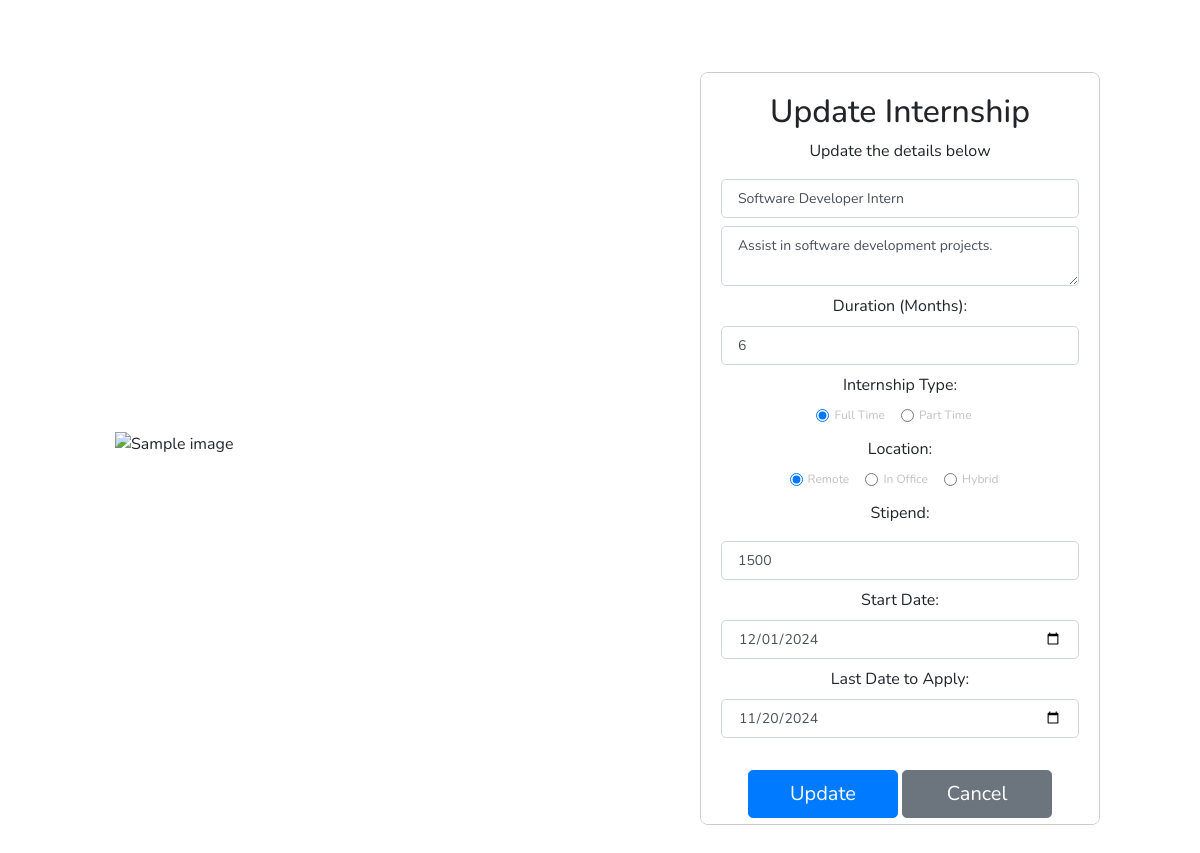
Screenshot of /update_internship/I-001/ (signed in) with the database file from the repository.
### home/models.py (models this page shows, shortened)
class Internship(models.Model):
    internship_id = models.CharField(max_length=25, primary_key=True)
    internship_role = models.CharField(max_length=50, default="Software Intern")
    description = models.TextField(default="Description not provided")
    internship_type = models.CharField(
        max_length=20,
        choices=[('part_time', 'Part Time'), ('full_time', 'Full Time')],
        default='full_time',
    )
    location = models.CharField(
        max_length=20,
        choices=[('remote', 'Remote'), ('in_office', 'In Office'), ('hybrid', 'Hybrid')],
        default='remote',
    )
    stipend = models.PositiveIntegerField(default=0)
    start_date = models.DateField(default=date(2024, 1, 1))
    duration_months = models.PositiveIntegerField(default=3)
    last_date_to_apply = models.DateField(default=date(2024, 12, 31))
    posted_date = models.DateTimeField(auto_now_add=True)
    company = models.ForeignKey(
        Company, on_delete=models.CASCADE, related_name="internships", null=True, blank=True
    )
    created_by = models.ForeignKey(
        Admin, on_delete=models.SET_NULL, null=True, blank=True, related_name="created_internships"
    )

### home/views.py (the view, shortened to what this page needs)
# urls.py: path('update_internship/<str:internship_id>/', views.update_internship, name='update_internship'),
@login_required
def update_internship(request, internship_id):
    internship = get_object_or_404(Internship, internship_id=internship_id)
    return render(request, 'update_internship.html', {'internship': internship})

### home/templates/update_internship.html (shortened to what this page needs)
{% load static %}
<html>
<link rel="stylesheet" href="https://stackpath.bootstrapcdn.com/bootstrap/4.3.1/css/bootstrap.min.css">
<body>
  <section class="vh-100">
    <div class="container-fluid h-custom">
        <div class="row d-flex justify-content-center align-items-center h-100">
            <div class="col-md-9 col-lg-6 col-xl-5">
                <img src="https://mdbcdn.b-cdn.net/img/Photos/new-templates/bootstrap-login-form/draw2.webp"
                     class="img-fluid" alt="Sample image">
            </div>
            <div style="margin-top:10px;" class="col-md-8 col-lg-6 col-xl-4 offset-xl-1 form-container">
                <form method="post" action="{% url 'update_internship' internship.internship_id %}">
                    <div class="text-center">
                        <h2>Update Internship</h2>
                        <p>Update the details below</p>
                        <input style="margin-top:10px" type="text" class="form-control form-control-lg" placeholder="Enter Internship Role" name="internship_role" value="{{ internship.internship_role }}" required />
                        <textarea style="margin-top:8px" class="form-control form-control-lg" placeholder="Enter Description" name="description" required>{{ internship.description }}</textarea>
                        <label for="duration_months" style="margin-top:8px;">Duration (Months):</label>
                        <input type="number" class="form-control form-control-lg" name="duration_months" value="{{ internship.duration_months }}" required />
                        <div style="margin-top:8px">
                            <label>Internship Type:</label><br>
                            <div class="form-check form-check-inline">
                                <input class="form-check-input" type="radio" name="internship_type" id="full_time" value="full_time" {% if internship.internship_type == 'full_time' %}checked{% endif %} required />
                                <label class="form-check-label" for="full_time">Full Time</label>
                            </div>
                            <div class="form-check form-check-inline">
                                <input class="form-check-input" type="radio" name="internship_type" id="part_time" value="part_time" {% if internship.internship_type == 'part_time' %}checked{% endif %} required />
                                <label class="form-check-label" for="part_time">Part Time</label>
                            </div>
                        </div>
                        <div style="margin-top:8px">
                            <label>Location:</label><br>
                            <div class="form-check form-check-inline">
                                <input class="form-check-input" type="radio" name="location" id="remote" value="remote" {% if internship.location == 'remote' %}checked{% endif %} required />
                                <label class="form-check-label" for="remote">Remote</label>
                            </div>
                            <div class="form-check form-check-inline">
                                <input class="form-check-input" type="radio" name="location" id="in_office" value="in_office" {% if internship.location == 'in_office' %}checked{% endif %} required />
                                <label class="form-check-label" for="in_office">In Office</label>
                            </div>
                            <div class="form-check form-check-inline">
                                <input class="form-check-input" type="radio" name="location" id="hybrid" value="hybrid" {% if internship.location == 'hybrid' %}checked{% endif %} required />
                                <label class="form-check-label" for="hybrid">Hybrid</label>
                            </div>
                        </div>
                        <label for="stipend" style="margin-top:8px;">Stipend:</label>
                        <input style="margin-top:8px" type="number" class="form-control form-control-lg" placeholder="Enter Stipend" name="stipend" value="{{ internship.stipend }}" required />
                        <label for="start_date" style="margin-top:8px;">Start Date:</label>
                        <input type="date" class="form-control form-control-lg" name="start_date" value="{{ internship.start_date|date:'Y-m-d' }}" required />
                        <label for="last_date_to_apply" style="margin-top:8px;">Last Date to Apply:</label>
                        <input type="date" class="form-control form-control-lg" name="last_date_to_apply" value="{{ internship.last_date_to_apply|date:'Y-m-d' }}" required />
                        <div class="text-center text-lg-start mt-4 pt-2">
                            <button type="submit" class="btn btn-primary btn-lg" style="width: 150px;">Update</button>
                            <button type="button" class="btn btn-secondary btn-lg" style="width: 150px;" onclick="window.history.back();">Cancel</button>
                        </div>
                    </div>
                </form>
            </div>
        </div>
    </div>
  </section>
</body>
</html>

### home/templates/update_internship.html (style rules this page uses)
* { margin: 0; padding: 0; font-family: 'Nunito', sans-serif; box-sizing: border-box; }
input::placeholder { font-size: 12px; color: rgba(100, 100, 100, 0.3); }
input.form-control-lg, textarea.form-control-lg { font-size: 14px; }
.form-check-label { font-size: 0.75em; color: rgba(100, 100, 100, 0.4); }
.form-container { border: 1px solid #ccc; border-radius: 8px; padding: 20px; margin-top: 20px; background-color: #fff; max-height: 85vh; overflow-y: auto; }
input[type="number"] { -moz-appearance: textfield; }

### rows the page displays
Internship: internship_role "Software Developer Intern", description "Assist in software development projects.", duration_months "6", internship_type "☑ Full Time", internship_type "☐ Part Time", location "☑ Remote", location "☐ In Office", location "☐ Hybrid", stipend "1500", start_date "12/01/2024", last_date_to_apply "11/20/2024"
